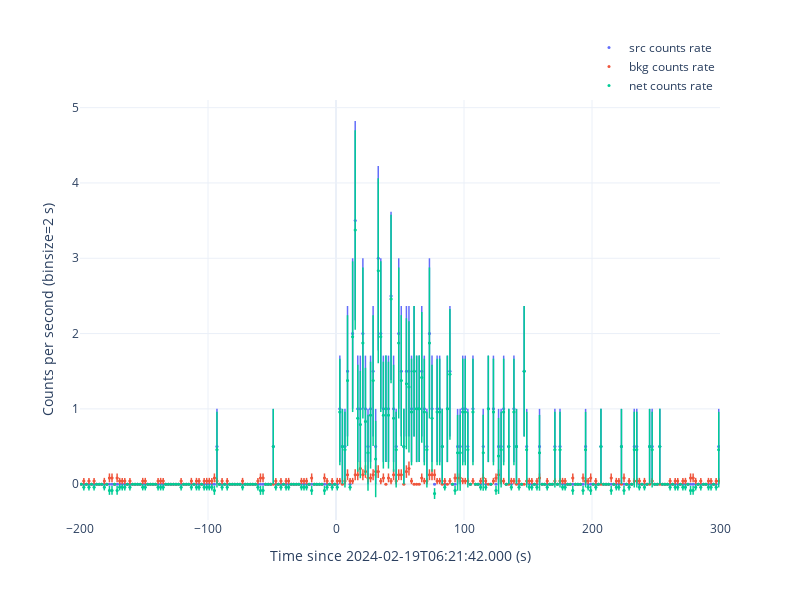

Write notebook code for a chart like this one.
### Code cell
wxt_event.lc_binsize = 2
wxt_event.extract_curve(savepath='./curve', show=True)

### Figure 1 — Plotly figure (JSON) as saved in the notebook; plotly's stock layout.template omitted (floating-point values rounded to 4 significant figures; data arrays with more than 128 entries replaced by an {"elided": "..."} marker saying what was removed)
{"data": [{"error_x": {"array": {"elided": "250 int values"}, "thickness": 1.5, "type": "data", "width": 0}, "error_y": {"array": {"elided": "250 float values"}, "thickness": 1.5, "type": "data", "width": 0}, "marker": {"size": 3, "symbol": "circle"}, "mode": "markers", "name": "src counts rate", "showlegend": true, "type": "scatter", "x": {"elided": "250 int values"}, "y": {"elided": "250 float values"}}, {"error_x": {"array": {"elided": "250 int values"}, "thickness": 1.5, "type": "data", "width": 0}, "error_y": {"array": {"elided": "250 float values"}, "thickness": 1.5, "type": "data", "width": 0}, "marker": {"size": 3, "symbol": "circle"}, "mode": "markers", "name": "bkg counts rate", "showlegend": true, "type": "scatter", "x": {"elided": "250 int values"}, "y": {"elided": "250 float values"}}, {"error_x": {"array": {"elided": "250 int values"}, "thickness": 1.5, "type": "data", "width": 0}, "error_y": {"array": {"elided": "250 float values"}, "thickness": 1.5, "type": "data", "width": 0}, "marker": {"size": 3, "symbol": "circle"}, "mode": "markers", "name": "net counts rate", "showlegend": true, "type": "scatter", "x": {"elided": "250 int values"}, "y": {"elided": "250 float values"}}], "layout": {"height": 600, "legend": {"x": 1, "xanchor": "right", "y": 1, "yanchor": "bottom"}, "width": 800, "xaxis": {"range": [-200, 300], "title": {"text": "Time since 2024-02-19T06:21:42.000 (s)"}}, "yaxis": {"title": {"text": "Counts per second (binsize=2 s)"}}}}
